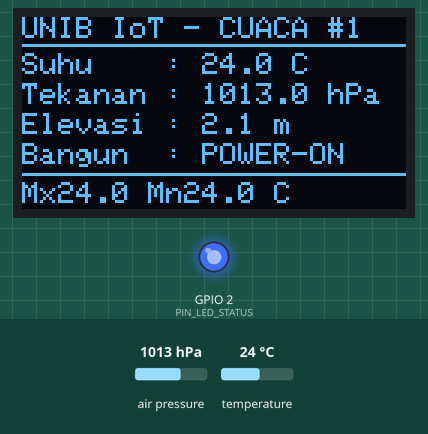
This program was run on a simulated ESP32. Parts: 128×64 one-colour display, output pins drawn as LEDs (lit = HIGH). The test bench sets the inputs (shaded band); at power-on: air pressure 1013 hPa, temperature 24 °C. What the program prints to the serial monitor is not drawn. At 0.1 s the program puts the board to deep sleep or switches it off; the recording ends there.

Above: at 0.07 s.
Timing chart, 0 to 0.1 s (numbered marks = the images above):
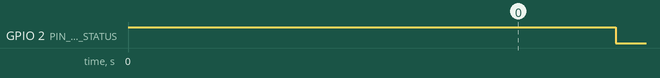

Measured:
- by itself, GPIO 2 (PIN_LED_STATUS): LOW → HIGH at 0.00 s, → LOW 0.09 s later

The program:

main.cpp
```cpp
// Praktikum Minggu 3 (Lab-2): stasiun cuaca hemat daya
// BMP280 + OLED SSD1306 (I2C bersama), task FreeRTOS di Core 0, Deep Sleep Timer + EXT0,
// variabel persisten RTC_DATA_ATTR. Berdasarkan Listing 3 panduan praktikum, ditambah tugas C6:
//   Penyimpan Ekstrem Cuaca (suhu tertinggi dan terendah sepanjang operasi alat).

#include <Arduino.h>
#include <Wire.h>
#include <Adafruit_Sensor.h>
#include <Adafruit_BMP280.h>
#include <Adafruit_SSD1306.h>
#include <ArduinoJson.h>

#define LEBAR_LAYAR 128
#define TINGGI_LAYAR 64
#define ALAMAT_OLED 0x3C
#define PIN_LED_STATUS 2
#define PIN_WAKEUP_TOMBOL GPIO_NUM_15
#define DURASI_TIDUR_DETIK 10

Adafruit_SSD1306 display(LEBAR_LAYAR, TINGGI_LAYAR, &Wire, -1);
Adafruit_BMP280 bmp;

// --- Variabel persisten di RTC Slow Memory (bertahan selama Deep Sleep) ---
RTC_DATA_ATTR int nomorSiklusBoot = 0;
RTC_DATA_ATTR float riwayatSuhuTerakhir = 0.0f;
RTC_DATA_ATTR float riwayatTekananTerakhir = 0.0f;
// C6: rekor ekstrem. Nilai awal sengaja di luar rentang sensor (-40..85 C)
// supaya pembacaan pertama pasti menggantikannya.
RTC_DATA_ATTR float suhuMaks = -1000.0f;
RTC_DATA_ATTR float suhuMin = 1000.0f;
RTC_DATA_ATTR int siklusSuhuMaks = 0;
RTC_DATA_ATTR int siklusSuhuMin = 0;

struct DataSensor {
  float suhu;
  float tekanan;
  float elevasi;
  bool valid;
} dataCuaca;

SemaphoreHandle_t mutexData;
SemaphoreHandle_t selesaiUI;   // diberikan task UI saat selesai, agar setup() tidak menebak lewat delay

void cetakDiagnostikWakeup() {
  esp_sleep_wakeup_cause_t alasan = esp_sleep_get_wakeup_cause();
  Serial.printf("\n========================================\n");
  Serial.printf("[RTC] Siklus Bangun Ke-%d\n", nomorSiklusBoot);
  switch (alasan) {
    case ESP_SLEEP_WAKEUP_TIMER:
      Serial.println("[RTC WAKEUP] Pemicu: Pewaktu Internal (RTC Timer)");
      break;
    case ESP_SLEEP_WAKEUP_EXT0:
      Serial.println("[RTC WAKEUP] Pemicu: Tombol Darurat Luar (EXT0 pada GPIO 15)");
      break;
    default:
      Serial.println("[RTC WAKEUP] Pemicu: Power-on Reset / Boot Pertama");
      break;
  }
  Serial.printf("[RTC MEM] Riwayat Siklus Lalu -> Suhu: %.2f C | Tekanan: %.2f hPa\n",
                riwayatSuhuTerakhir, riwayatTekananTerakhir);
}

void perbaruiTampilanOled(float t, float p, float alt, int siklus, const char* pemicu) {
  display.clearDisplay();
  display.setTextSize(1);
  display.setTextColor(SSD1306_WHITE);

  display.setCursor(0, 0);
  display.printf("UNIB IoT - CUACA #%d", siklus);
  display.drawLine(0, 9, 127, 9, SSD1306_WHITE);

  display.setCursor(0, 12);
  display.printf("Suhu    : %.1f C", t);
  display.setCursor(0, 22);
  display.printf("Tekanan : %.1f hPa", p);
  display.setCursor(0, 32);
  display.printf("Elevasi : %.1f m", alt);
  display.setCursor(0, 42);
  display.printf("Bangun  : %s", pemicu);

  // C6: baris rekor ekstrem
  display.drawLine(0, 52, 127, 52, SSD1306_WHITE);
  display.setCursor(0, 55);
  display.printf("Mx%.1f Mn%.1f C", suhuMaks, suhuMin);
  display.display();
}

// Task FreeRTOS di Core 0: tampilan OLED dan serialisasi JSON
void TaskTampilanDanSerial(void* pvParameters) {
  xSemaphoreTake(mutexData, portMAX_DELAY);
  DataSensor lokal = dataCuaca;
  xSemaphoreGive(mutexData);

  if (lokal.valid) {
    esp_sleep_wakeup_cause_t alasan = esp_sleep_get_wakeup_cause();
    const char* labelPemicu = (alasan == ESP_SLEEP_WAKEUP_EXT0) ? "EXT0 BTN"
                            : (alasan == ESP_SLEEP_WAKEUP_TIMER) ? "TIMER" : "POWER-ON";

    // C6: perbarui rekor sebelum ditampilkan
    if (lokal.suhu > suhuMaks) { suhuMaks = lokal.suhu; siklusSuhuMaks = nomorSiklusBoot; }
    if (lokal.suhu < suhuMin)  { suhuMin = lokal.suhu;  siklusSuhuMin = nomorSiklusBoot; }

    perbaruiTampilanOled(lokal.suhu, lokal.tekanan, lokal.elevasi, nomorSiklusBoot, labelPemicu);

    JsonDocument doc;
    doc["device_id"] = "esp32-weather-st01";
    doc["boot_count"] = nomorSiklusBoot;
    doc["wakeup_cause"] = labelPemicu;
    doc["temp_c"] = serialized(String(lokal.suhu, 2));
    doc["pressure_hpa"] = serialized(String(lokal.tekanan, 2));
    doc["altitude_m"] = serialized(String(lokal.elevasi, 1));
    doc["prev_temp_c"] = serialized(String(riwayatSuhuTerakhir, 2));
    doc["temp_max_c"] = serialized(String(suhuMaks, 2));
    doc["temp_max_boot"] = siklusSuhuMaks;
    doc["temp_min_c"] = serialized(String(suhuMin, 2));
    doc["temp_min_boot"] = siklusSuhuMin;
    serializeJson(doc, Serial);
    Serial.println();

    riwayatSuhuTerakhir = lokal.suhu;
    riwayatTekananTerakhir = lokal.tekanan;
  }
  xSemaphoreGive(selesaiUI);
  vTaskDelete(NULL);
}

void setup() {
  Serial.begin(115200);
  pinMode(PIN_LED_STATUS, OUTPUT);
  pinMode(PIN_WAKEUP_TOMBOL, INPUT_PULLUP);
  digitalWrite(PIN_LED_STATUS, HIGH);   // LED menyala: fase aktif

  nomorSiklusBoot++;
  cetakDiagnostikWakeup();

  mutexData = xSemaphoreCreateMutex();
  selesaiUI = xSemaphoreCreateBinary();
  Wire.begin(21, 22);

  if (!display.begin(SSD1306_SWITCHCAPVCC, ALAMAT_OLED)) {
    Serial.println("Gagal menemukan layar OLED SSD1306!");
  }

  if (!bmp.begin(0x76)) {
    Serial.println("Gagal mendeteksi sensor BMP/BME280 pada alamat 0x76!");
    dataCuaca.valid = false;
  } else {
    bmp.setSampling(Adafruit_BMP280::MODE_FORCED,
                    Adafruit_BMP280::SAMPLING_X2,
                    Adafruit_BMP280::SAMPLING_X16,
                    Adafruit_BMP280::FILTER_X16,
                    Adafruit_BMP280::STANDBY_MS_500);
    bmp.takeForcedMeasurement();

    xSemaphoreTake(mutexData, portMAX_DELAY);
    dataCuaca.suhu = bmp.readTemperature();
    dataCuaca.tekanan = bmp.readPressure() / 100.0F;
    dataCuaca.elevasi = bmp.readAltitude(1013.25);
    dataCuaca.valid = true;
    xSemaphoreGive(mutexData);
  }

  xTaskCreatePinnedToCore(TaskTampilanDanSerial, "TaskUI", 4096, NULL, 1, NULL, 0);

  // Tunggu task UI selesai (maksimal 1 detik), bukan delay tetap 500 ms
  xSemaphoreTake(selesaiUI, pdMS_TO_TICKS(1000));

  Serial.printf("[POWER] Menyiapkan Deep Sleep selama %d detik...\n", DURASI_TIDUR_DETIK);
  esp_sleep_enable_timer_wakeup((uint64_t)DURASI_TIDUR_DETIK * 1000000ULL);
  esp_sleep_enable_ext0_wakeup(PIN_WAKEUP_TOMBOL, 0);   // bangun saat GPIO 15 LOW

  digitalWrite(PIN_LED_STATUS, LOW);   // LED mati: memasuki Deep Sleep
  Serial.println("[POWER] Zzz... Memasuki Deep Sleep. Arus turun ke ~10-150 uA.");
  Serial.flush();
  esp_deep_sleep_start();
}

void loop() {
  // Tidak pernah dijalankan: setiap siklus berakhir di esp_deep_sleep_start()
}
```
